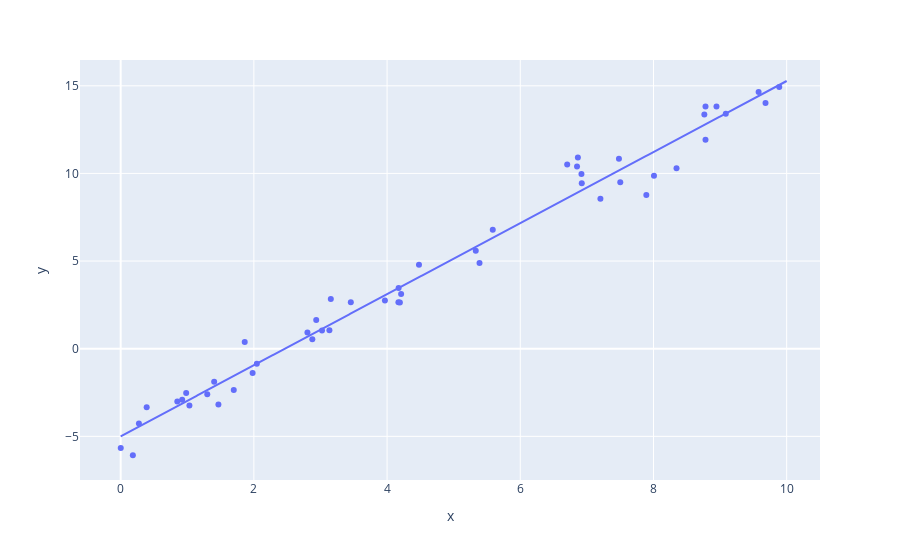

The code cell stored with this chart in its notebook:
### Code cell
# Do the same with plotly

import plotly.express as px
import numpy as np
from sklearn.linear_model import LinearRegression

# Create a simple data set.
rng = np.random.RandomState(1)
x = 10 * rng.rand(50)
y = 2 * x - 5 + rng.randn(50)

# Fit the model.
model = LinearRegression(fit_intercept=True)
model.fit(x[:, np.newaxis], y)

# Predict on new data.
xfit = np.linspace(0, 10, 1000)
yfit = model.predict(xfit[:, np.newaxis])

# Plot the data and the model prediction.
fig = px.scatter(x=x, y=y)
fig.add_trace(px.line(x=xfit, y=yfit).data[0])
fig.show()

### Figure 1 — Plotly figure (JSON) as saved in the notebook; plotly's stock layout.template omitted (floating-point values rounded to 4 significant figures; data arrays with more than 128 entries replaced by an {"elided": "..."} marker saying what was removed)
{"data": [{"hovertemplate": "x=%{x}<br>y=%{y}<extra></extra>", "legendgroup": "", "marker": {"color": "#636efa", "symbol": "circle"}, "mode": "markers", "name": "", "orientation": "v", "showlegend": false, "type": "scatter", "x": [4.17, 7.203, 0.001144, 3.023, 1.468, 0.9234, 1.863, 3.456, 3.968, 5.388, 4.192, 6.852, 2.045, 8.781, 0.2739, 6.705, 4.173, 5.587, 1.404, 1.981, 8.007, 9.683, 3.134, 6.923, 8.764, 8.946, 0.8504, 0.3905, 1.698, 8.781, 0.9835, 4.211, 9.579, 5.332, 6.919, 3.155, 6.865, 8.346, 0.1829, 7.501, 9.889, 7.482, 2.804, 7.893, 1.032, 4.479, 9.086, 2.936, 2.878, 1.3], "xaxis": "x", "y": [2.653, 8.561, -5.669, 1.034, -3.182, -2.919, 0.385, 2.653, 2.744, 4.889, 2.637, 10.4, -0.8601, 11.93, -4.261, 10.51, 3.466, 6.791, -1.892, -1.39, 9.872, 14.02, 1.06, 9.433, 13.37, 13.82, -3.014, -3.334, -2.358, 13.82, -2.52, 3.124, 14.65, 5.588, 9.969, 2.83, 10.92, 10.3, -6.078, 9.498, 14.94, 10.84, 0.9245, 8.763, -3.242, 4.786, 13.4, 1.634, 0.5332, -2.6], "yaxis": "y"}, {"hovertemplate": "x=%{x}<br>y=%{y}<extra></extra>", "legendgroup": "", "line": {"color": "#636efa", "dash": "solid"}, "marker": {"symbol": "circle"}, "mode": "lines", "name": "", "orientation": "v", "showlegend": false, "type": "scatter", "x": {"elided": "1000 float values"}, "xaxis": "x", "y": {"elided": "1000 float values"}, "yaxis": "y"}], "layout": {"legend": {"tracegroupgap": 0}, "margin": {"t": 60}, "xaxis": {"anchor": "y", "domain": [0, 1], "title": {"text": "x"}}, "yaxis": {"anchor": "x", "domain": [0, 1], "title": {"text": "y"}}}}
